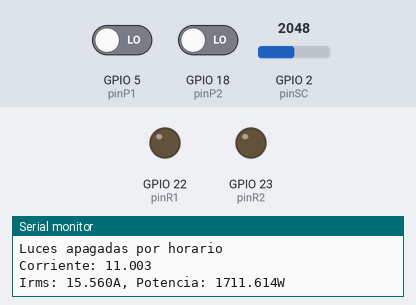
This sketch was run on a simulated ESP32. Parts: output pins drawn as LEDs (lit = HIGH), the last lines printed to the serial monitor. Dashed ring = blinking. Inputs (shaded band) come from the test bench; at power-on: GPIO 5 (pinP1) LOW, GPIO 18 (pinP2) LOW, GPIO 2 (pinSC) = 2048. WiFi joins after 1.5 s; servers stay silent unless stated; the local clock reads 2024-03-15 10:24:30 at power-on unless the sketch sets it.

Above: at 3.2 s.
3.3 s: GPIO 5 (pinP1) driven HIGH
At 3.9 s:
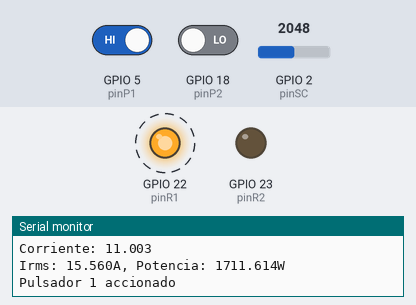
8.3 s: GPIO 18 (pinP2) driven HIGH
At 10.3 s:
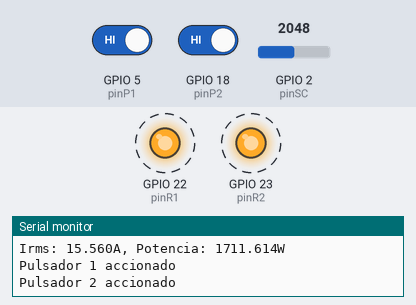
13.3 s: GPIO 5 (pinP1) driven LOW
At 14.9 s:
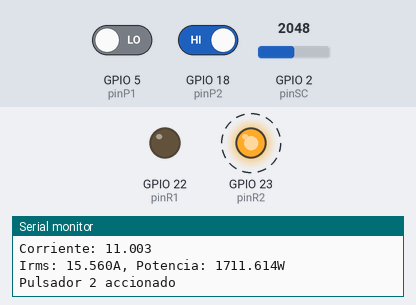
18.3 s: GPIO 18 (pinP2) driven LOW
At 19.1 s:
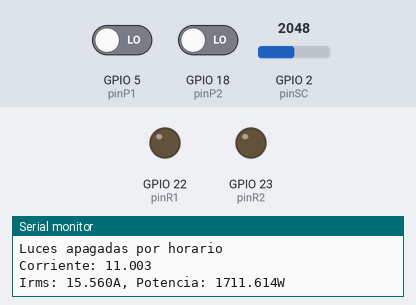
Timing chart, 0 to 20.8 s (numbered marks = the images above; inputs shaded):
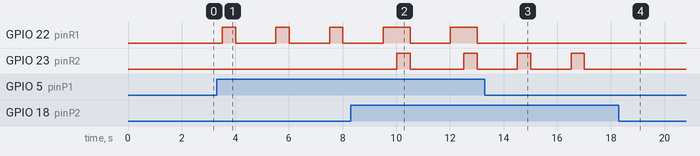

Measured:
- after the input at 3.3 s, GPIO 22 (pinR1): alternates HIGH for 0.50 s and LOW for 1.5 s, starting after 0.21 s
- after the input at 8.3 s, GPIO 23 (pinR2): alternates HIGH for 0.50 s and LOW for 2.0 s, starting after 1.7 s
- after the input at 13.3 s, GPIO 22 (pinR1): stops changing and stays LOW
- after the input at 18.3 s, GPIO 23 (pinR2): stays LOW (without the input it goes to HIGH after 0.22 s)

The sketch:

proyecto-final-2doCiclo.ino
```cpp
#include <WiFi.h>
#include <time.h>

// Pines de conexión
const int pinP1 = 5;
const int pinP2 = 18;
const int pinR1 = 22;
const int pinR2 = 23;
const int pinSC = 2;

// Estado de los pulsadores
bool estadoP1 = false;
bool estadoP2 = false;

// Variables para sensores
int sensor_corriente = 0;
float voltajeSC = 0;
float corrienteSC = 0;

// Variables para el tiempo
const char* ssid = "LIKENET-Bryan Lojano";
const char* password = "mateo2414";
const int utcOffsetInSeconds = -18000; // UTC -5

void setup() {
  Serial.begin(115200);

  // Configuración de los pines
  pinMode(pinP1, INPUT_PULLDOWN);
  pinMode(pinP2, INPUT_PULLDOWN);
  pinMode(pinR1, OUTPUT);
  pinMode(pinR2, OUTPUT);

  // Conexión a WiFi
  WiFi.begin(ssid, password);
  int intento = 0;
  while (WiFi.status() != WL_CONNECTED && intento < 20) { // Intentar conectarse durante 20 segundos
    delay(1000);
    Serial.println("Conectando a WiFi...");
    intento++;
  }
  if (WiFi.status() == WL_CONNECTED) {
    Serial.println("Conectado a WiFi");
  } else {
    Serial.println("No se pudo conectar a WiFi");
    return;
  }

  // Configuración de tiempo con múltiples servidores NTP
  configTime(utcOffsetInSeconds, 0, "pool.ntp.org", "time.nist.gov", "time.google.com");

  // Esperar a la sincronización de tiempo
  struct tm timeInfo;
  int intentoTiempo = 0;
  while (!getLocalTime(&timeInfo) && intentoTiempo < 10) { // Intentar obtener la hora durante 10 segundos
    Serial.println("Intentando sincronizar el tiempo...");
    delay(1000);
    intentoTiempo++;
  }
  if (intentoTiempo < 10) {
    Serial.println("Sincronización de tiempo exitosa");
    Serial.printf("La hora actual es: %02d:%02d:%02d\n", timeInfo.tm_hour, timeInfo.tm_min, timeInfo.tm_sec);
  } else {
    Serial.println("Fallo la sincronizacion de tiempo");
    return;
  }
}

void loop() {
  // Obtener la hora actual
  struct tm timeInfo;
  if (!getLocalTime(&timeInfo)) {
    Serial.println("Fallo la obtencion de tiempo");
    return;
  }

  int currentHour = timeInfo.tm_hour;
  int currentMinute = timeInfo.tm_min;

  // Control manual con pulsadores
  if (digitalRead(pinP1) == HIGH) {
    estadoP1 = !estadoP1;
    digitalWrite(pinR1, estadoP1);
    Serial.println("Pulsador 1 accionado");
    delay(500);
  }
  if (digitalRead(pinP2) == HIGH) {
    estadoP2 = !estadoP2;
    digitalWrite(pinR2, estadoP2);
    Serial.println("Pulsador 2 accionado");
    delay(500);
  }

  // Control automático de luces basado en la hora y los minutos
  //if ((currentHour == 17 && currentMinute >= 25) || (currentHour == 20 && currentMinute == 30))

  if ((currentHour == 17 && currentMinute >= 33 && currentMinute < 34)) {
    estadoP1 = true;
    estadoP2 = true;
    digitalWrite(pinR1, estadoP1);
    digitalWrite(pinR2, estadoP2);
    Serial.println("Luces encendidas por horario");
  } else {
    estadoP1 = false;
    estadoP2 = false;
    digitalWrite(pinR1, estadoP1);
    digitalWrite(pinR2, estadoP2);
    Serial.println("Luces apagadas por horario");
  }

  // Lectura del sensor de corriente
  sensor_corriente = analogRead(pinSC);
  voltajeSC = sensor_corriente * (1.1 / 4095.0);
  corrienteSC = voltajeSC * 20;
  Serial.print("Corriente: ");
  Serial.println(corrienteSC, 3);

  float Irms = get_corriente();
  float P = Irms * 110.0;
  Serial.print("Irms: ");
  Serial.print(Irms, 3);
  Serial.print("A, Potencia: ");
  Serial.print(P, 3);
  Serial.println("W");

  delay(1000);
}

float get_corriente() {
  float voltajeSensor;
  float corriente = 0;
  float Sumatoria = 0;
  long tiempo = millis();
  int N = 0;
  while (millis() - tiempo < 500) {
    voltajeSensor = analogRead(pinSC) * (1.1 / 4095.0);
    corriente = voltajeSensor * 20;
    Sumatoria = Sumatoria + sq(corriente);
    N = N + 1;
    delay(1);
  }
  Sumatoria = Sumatoria * 2;
  corriente = sqrt(Sumatoria / N);
  return corriente;
}
```
